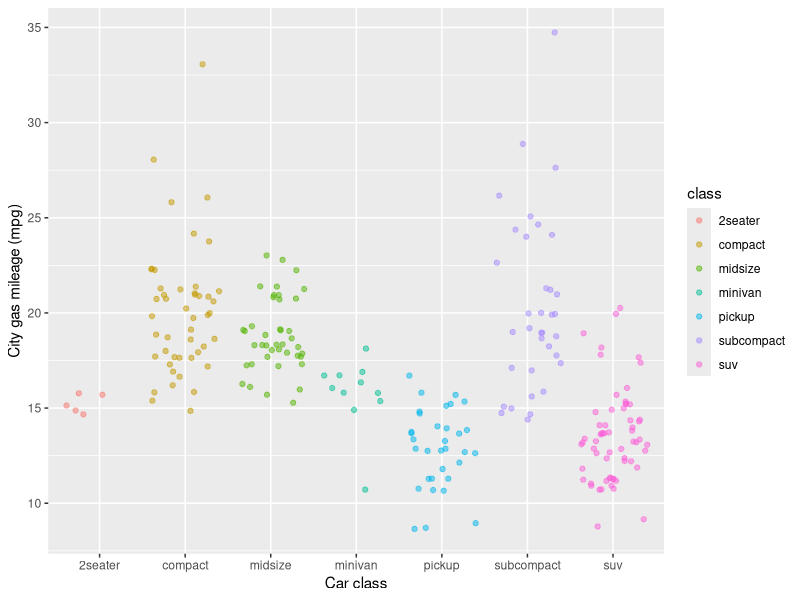

This chart was generated by the following R code:
## ---- chunk 1
knitr::opts_chunk$set(echo = TRUE)
library(tidyverse)
## ---- chunk 2
ggplot(data = mpg, aes(x = class, y = cty)) +
	geom_jitter(aes(color = class), alpha = 0.5) +
	labs(x = "Car class", y = "City gas mileage (mpg)")

